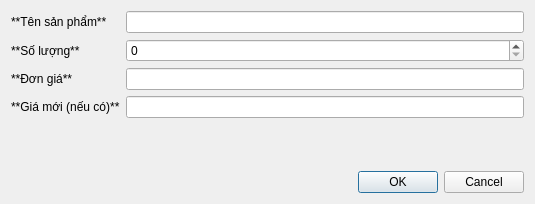
<?xml version="1.0" encoding="UTF-8"?>
<ui version="4.0">
 <class>p2Invoice</class>
 <widget class="QDialog" name="p2Invoice">
  <property name="geometry">
   <rect>
    <x>0</x>
    <y>0</y>
    <width>535</width>
    <height>204</height>
   </rect>
  </property>
  <property name="windowTitle">
   <string>Thêm thông tin sản phẩm vào hóa đơn</string>
  </property>
  <layout class="QFormLayout" name="formLayout">
   <item row="0" column="0">
    <widget class="QLabel" name="label">
     <property name="text">
      <string>**Tên sản phẩm**</string>
     </property>
     <property name="textFormat">
      <enum>Qt::MarkdownText</enum>
     </property>
    </widget>
   </item>
   <item row="0" column="1">
    <widget class="QLineEdit" name="lineEdit"/>
   </item>
   <item row="1" column="0">
    <widget class="QLabel" name="label_2">
     <property name="text">
      <string>**Số lượng**</string>
     </property>
     <property name="textFormat">
      <enum>Qt::MarkdownText</enum>
     </property>
    </widget>
   </item>
   <item row="1" column="1">
    <widget class="QSpinBox" name="spinBox"/>
   </item>
   <item row="2" column="0">
    <widget class="QLabel" name="label_3">
     <property name="text">
      <string>**Đơn giá**</string>
     </property>
     <property name="textFormat">
      <enum>Qt::MarkdownText</enum>
     </property>
    </widget>
   </item>
   <item row="2" column="1">
    <widget class="QLineEdit" name="unit_price_input"/>
   </item>
   <item row="3" column="0">
    <widget class="QLabel" name="label_4">
     <property name="text">
      <string>**Giá mới (nếu có)**</string>
     </property>
     <property name="textFormat">
      <enum>Qt::MarkdownText</enum>
     </property>
    </widget>
   </item>
   <item row="3" column="1">
    <widget class="QLineEdit" name="new_unit_price_input"/>
   </item>
   <item row="6" column="0" colspan="2">
    <widget class="QDialogButtonBox" name="buttonBox">
     <property name="orientation">
      <enum>Qt::Horizontal</enum>
     </property>
     <property name="standardButtons">
      <set>QDialogButtonBox::Cancel|QDialogButtonBox::Ok</set>
     </property>
    </widget>
   </item>
   <item row="4" column="1">
    <widget class="QLabel" name="new_unit_price_warning">
     <property name="text">
      <string/>
     </property>
     <property name="textFormat">
      <enum>Qt::MarkdownText</enum>
     </property>
    </widget>
   </item>
   <item row="5" column="0">
    <spacer name="verticalSpacer">
     <property name="orientation">
      <enum>Qt::Vertical</enum>
     </property>
     <property name="sizeHint" stdset="0">
      <size>
       <width>20</width>
       <height>40</height>
      </size>
     </property>
    </spacer>
   </item>
  </layout>
 </widget>
 <resources/>
 <connections>
  <connection>
   <sender>buttonBox</sender>
   <signal>accepted()</signal>
   <receiver>p2Invoice</receiver>
   <slot>accept()</slot>
   <hints>
    <hint type="sourcelabel">
     <x>248</x>
     <y>254</y>
    </hint>
    <hint type="destinationlabel">
     <x>157</x>
     <y>274</y>
    </hint>
   </hints>
  </connection>
  <connection>
   <sender>buttonBox</sender>
   <signal>rejected()</signal>
   <receiver>p2Invoice</receiver>
   <slot>reject()</slot>
   <hints>
    <hint type="sourcelabel">
     <x>316</x>
     <y>260</y>
    </hint>
    <hint type="destinationlabel">
     <x>286</x>
     <y>274</y>
    </hint>
   </hints>
  </connection>
 </connections>
</ui>
